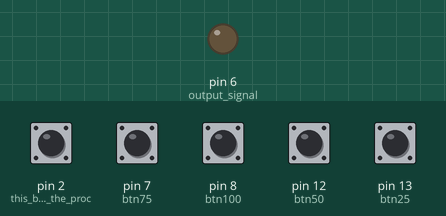
The sketch below on a simulated Arduino Uno, built with avr-gcc and run on an emulated ATmega328P. On the bench: output pins drawn as LEDs (lit = HIGH). Inputs (shaded band) come from the test bench; at power-on: pin 2 (this_button_stop_the_proc), pin 7 (btn75), pin 8 (btn100), pin 12 (btn50), pin 13 (btn25) LOW.

Above: at 1.2 s.
1.3 s: pin 7 (btn75) pulled HIGH for 0.15 s
At 2.2 s:
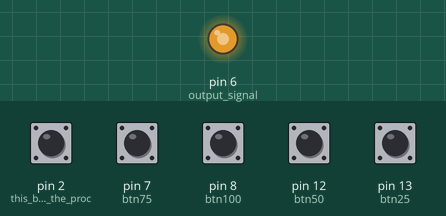
2.9 s: pin 8 (btn100) pulled HIGH for 0.15 s
At 3.5 s:
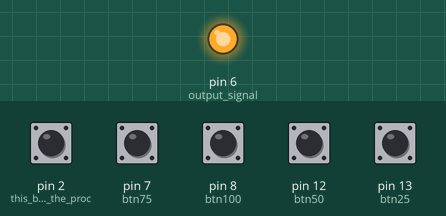
4.5 s: pin 12 (btn50) pulled HIGH for 0.15 s
At 5.7 s:
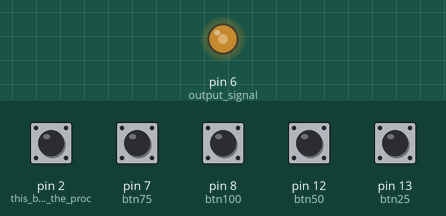
6.1 s: pin 13 (btn25) pulled HIGH for 0.15 s
At 7.1 s:
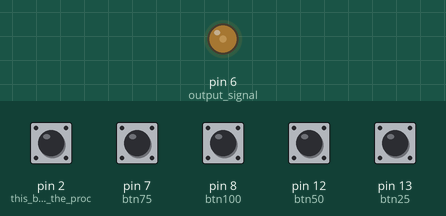
7.7 s: pin 2 (this_button_stop_the_proc) pulled HIGH for 0.15 s
At 8.3 s:
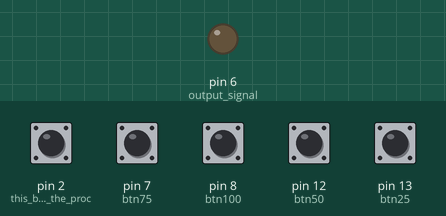
9.3 s: pin 7 (btn75) pulled HIGH for 1 s
At 9.6 s:
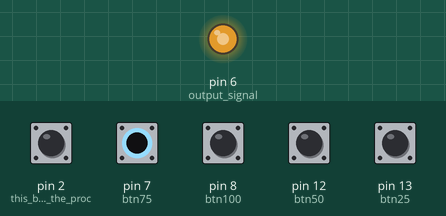
Timing chart, 0 to 12.3 s (numbered marks = the images above; inputs shaded):
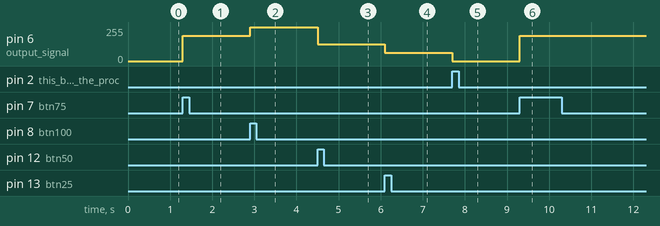

The sketch:

surfboard_buttons.ino
```cpp
int option  = 0;  //this is to know witch button was touched
int count   = 0;  //this is to know how much time the output will be working

int btn100  = 8;  //for pin 8
int btn75   = 7;  //for pin 7
int btn50   = 12; //for pin 12
int btn25   = 13; //for pin 13

int output_signal   = 0; //for output value, this goes between 0 and 255 to the pwd

void setup() {
  pinMode(2,INPUT);//this button stop the process

  pinMode(btn100,INPUT);//  100% power for 8s and 75% power for 60s
  pinMode(btn75,INPUT);//   75% power for 100s
  pinMode(btn50,INPUT);//   50% power for 100s
  pinMode(btn25,INPUT);//   25% power for 100s

  pinMode(6,OUTPUT); // output signal

  attachInterrupt(digitalPinToInterrupt(2),BotonStop,RISING); //this button will work even if something else is in process

  Serial.begin(9600); //to print the values

}

void loop() {

  if(digitalRead(btn100)){
    output_signal=map(100,0,100,0,255);
    option=1;
    Power100();
    }
  if(digitalRead(btn75)){
    output_signal=map(75,0,100,0,255);
    option=2;
    Power75();
    }
  if(digitalRead(btn50)){
    output_signal=map(50,0,100,0,255);
    option=3;
    Power50();
    }
  if(digitalRead(btn25)){
    output_signal=map(25,0,100,0,255);
    option=4;
    Power25();
    }

  CheckOption();
  count+=1;
  delay(100);
}

void BotonStop(){
//pin2 button
  option=0;
  count=0;
  analogWrite(6, 0);
}

void Power100(){
  analogWrite(6,output_signal);
  }
void Power75(){
  analogWrite(6,output_signal);
  }
void Power50(){
  analogWrite(6,output_signal);
  }
void Power25(){
  analogWrite(6,output_signal);
  }

void CheckOption(){
  switch (option) {
  case 1:
    if(count==80){
      output_signal=map(75,0,100,0,255);
      Power75();
      }
    if(count>=680){
      BotonStop();
      }
    break;
  case 2:
    if(count>=1000){
      BotonStop();
      }
      break;
  case 3:
    if(count>=1000){
      BotonStop();
      }
    break;
  case 4:
    if(count>=1000){
      BotonStop();
      }
    break;
  default:
    BotonStop();
    break;
}
  }
```

Measured:
- after the input at 1.3 s, pin 6 (output_signal): 0/255 → 191/255 at once
- after the input at 2.9 s, pin 6 (output_signal): 191/255 → 255/255 at once
- after the input at 4.5 s, pin 6 (output_signal): 255/255 → 127/255 at once
- after the input at 6.1 s, pin 6 (output_signal): 127/255 → 63/255 at once
- after the input at 7.7 s, pin 6 (output_signal): 63/255 → 0/255 at once
- after the input at 9.3 s, pin 6 (output_signal): 0/255 → 191/255 at once
